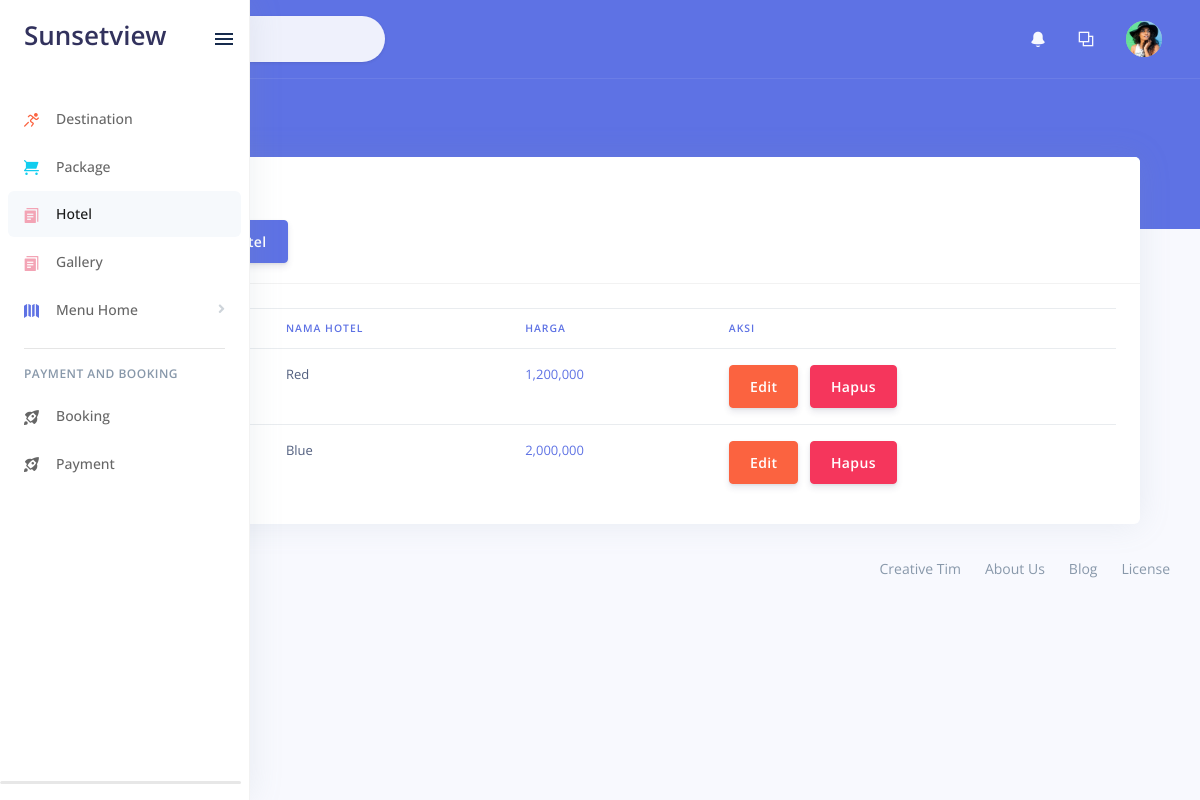
/admin/Hotel, run on the app's committed database.
### tables this page shows
CREATE TABLE `hotel` (
  `idhotel` int(11) NOT NULL,
  `nama_hotel` text,
  `rating` int(12) DEFAULT NULL,
  `deskripsi` text,
  `harga` int(11) DEFAULT NULL,
  `lokasi` text,
  `harga_eng` int(11) DEFAULT NULL,
  `deskripsi_eng` text
);

### application/controllers/admin/Hotel.php (called while the page is built, shortened)
<?php
class Hotel extends CI_Controller {
	public function index(){
		$this->load->model('M_model');
		$data['hotel']=$this->M_model->select('hotel');
		$this->load->view('admin/v_hotel', $data);
	}
}

### index.php (called while the page is built, shortened)
<?php
require_once BASEPATH.'core/CodeIgniter.php';

### application/models/M_model.php (called while the page is built, shortened)
<?php
class M_model extends CI_Model {
    public function select($table){
    return $this->db->get($table);
  }
}

### application/views/admin/v_hotel.php (the view, shortened to what this page needs)
<div class="header bg-primary pb-6">
 <div class="container-fluid">
   <div class="header-body">
     <div class="row align-items-center py-4">
       <div class="col-lg-6 col-7">
         <h6 class="h2 text-white d-inline-block mb-0">Hotel</h6>
         <nav aria-label="breadcrumb" class="d-none d-md-inline-block ml-md-4">
           <ol class="breadcrumb breadcrumb-links breadcrumb-dark">
             <li class="breadcrumb-item"><a href="#"><i class="fas fa-home"></i></a></li>
             <li class="breadcrumb-item"><a href="#">Hotel</a></li>
           </ol>
         </nav>
       </div>
     </div>
   </div>
 </div>
</div>
<div class="container-fluid mt--6">
  <div class="content">
    <div class="container-fluid">
      <div class="row">
        <div class="col-md-12">
          <div class="card">
            <div class="card-header card-header-primary">
              <h4 class="card-title ">Daftar Hotel</h4>
              <a class="btn btn-primary text-white" href="<?php echo base_url('admin/Hotel/insertHotel'); ?>">Tambah Hotel</a>
            </div>
            <div class="card-body">
              <div class="table-responsive">
                <table class="table">
                  <thead class=" text-primary">
                    <th>
                    </th>
                    <th>
                      Nama Hotel
                    </th>
                    <th>
                      Harga
                    </th>
                    <th>
                      Aksi
                    </th>
                  </thead>
                  <tbody>
                    <?php foreach ($hotel->result() as $h): ?>
                      <tr>
                        <td>
                        </td>
                        <td>
                          <?php echo $h->nama_hotel; ?>
                        </td>
                        <td class="text-primary">
                          <?php echo number_format($h->harga); ?>
                        </td>
                        <td>
                          <a class="btn btn-warning" href="<?php echo base_url('admin/Hotel/editHotel/'.$h->idhotel); ?>">Edit</a>
                          <a class="btn btn-danger" href="<?php echo base_url('admin/Hotel/prosesHapusHotel/'.$h->idhotel); ?>"">Hapus</a>
                        </td>
                      </tr>
                    <?php endforeach; ?>
                  </tbody>
                </table>
              </div>
            </div>
          </div>
        </div>
      </div>
    </div>
</body>
</html>

### data on the page
hotel: nama_hotel "Red", harga "1,200,000"
hotel: nama_hotel "Blue", harga "2,000,000"
